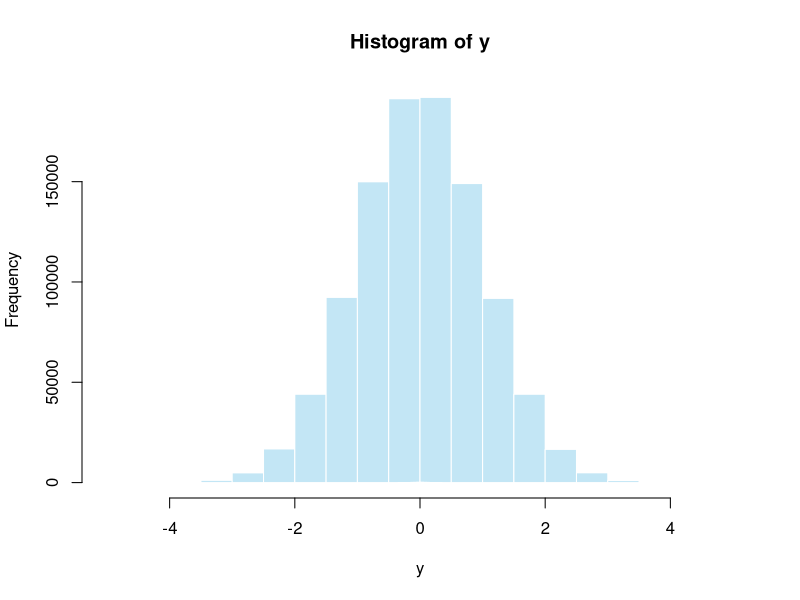

This figure's R source:
## ---- chunk 1
library(scales)
# generate 1e6. r.v from N(0,1)
y <- rnorm(1e6, 0, 1)
#sample 100 values from N(0,1), 1000 times
#number of samples used in the averaging
n <- 100
mat <- array(rnorm(n * 1000, 0, 1), dim = c(1000, n))
#take the average of values in each row
z <- rowMeans(mat)

#plot the histograms on top of each other
hist(y, xlim=c(-5,5),col=scales::alpha('skyblue', .5), border=F)
hist(z, add = T, col= 'red',border=F)
